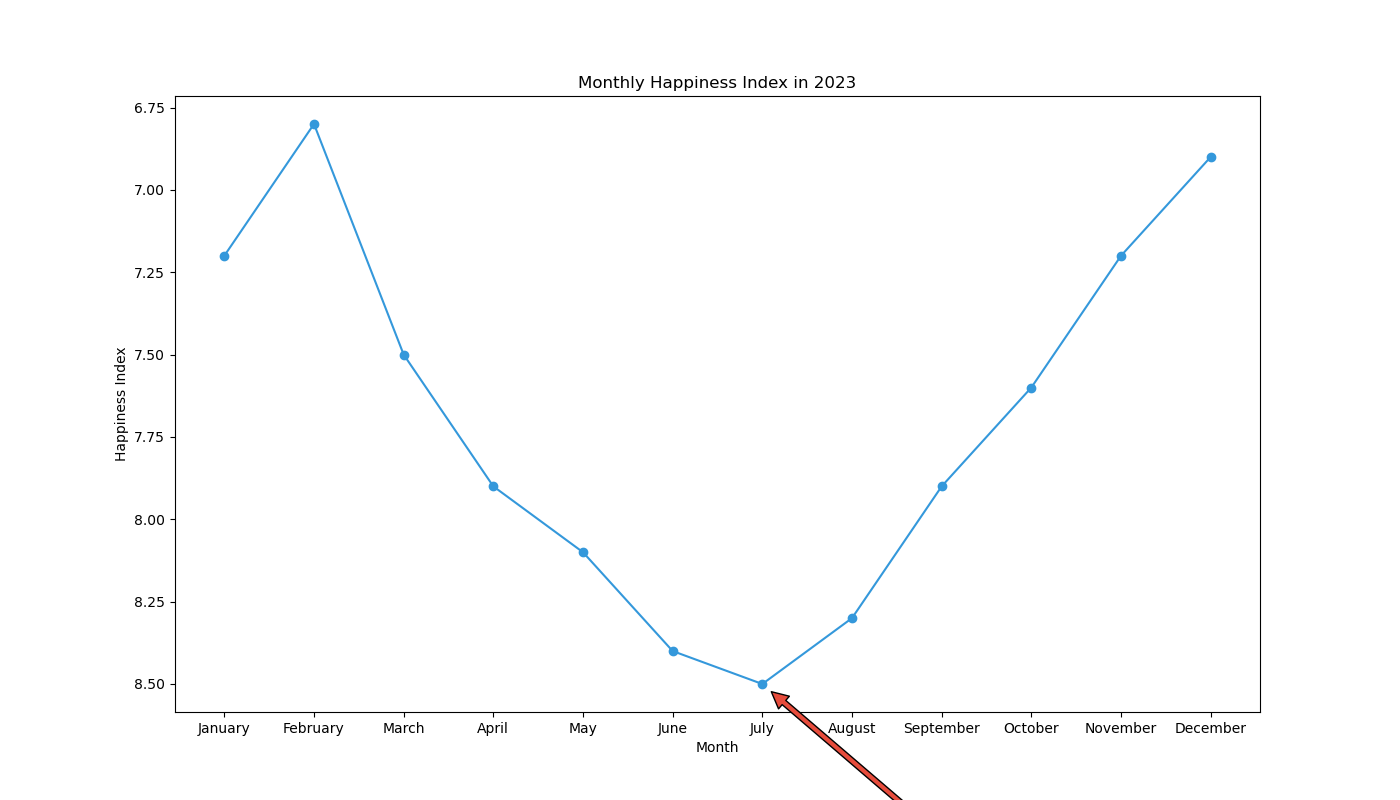

Reproduce this figure in Python.

import matplotlib.pyplot as plt

# Data points
months = ["January", "February", "March", "April", "May", "June",
          "July", "August", "September", "October", "November", "December"]
ratings = [7.2, 6.8, 7.5, 7.9, 8.1, 8.4, 8.5, 8.3, 7.9, 7.6, 7.2, 6.9]

plt.figure(figsize=(14, 8))  # Adjust width and height of the chart
plt.plot(months, ratings, marker='o', linestyle='-', color='#3498db')  # Specific hex color

# Annotation for the highest rating
plt.annotate('Highest Rating', xy=('July', 8.5), xytext=('September', 9.0),
             arrowprops=dict(facecolor='#e74c3c', shrink=0.05))

# Adding labels and title
plt.xlabel('Month')
plt.ylabel('Happiness Index')
plt.title('Monthly Happiness Index in 2023')

# Invert the y-axis
plt.gca().invert_yaxis()

# Showing the plot
plt.show()
